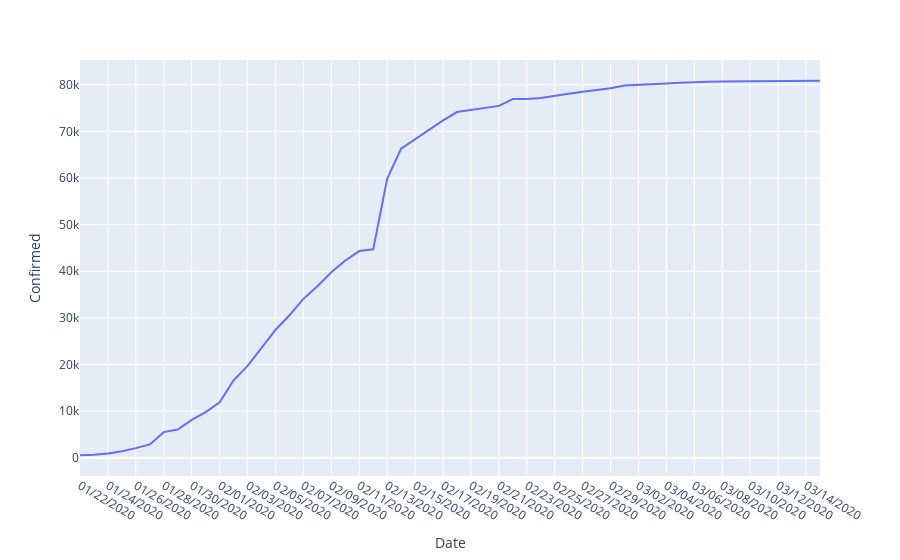

Notebook code cell kept with this figure:
### Code cell
# Total confirmed cases in China over time
# Quarantine measure were enacted in late January, which slowed growth, except for a sharp uptick around 2/13
# 2/13 uptick represents clinical diagnosis being treated on equal footing with lab testing

fig = px.line(China_df, x='Date', y='Confirmed')
fig.show()

### Figure 1 — Plotly figure (JSON) as saved in the notebook; plotly's stock layout.template omitted (floating-point values rounded to 4 significant figures)
{"data": [{"hoverlabel": {"namelength": 0}, "hovertemplate": "Date=%{x}<br>Confirmed=%{y}", "legendgroup": "", "line": {"color": "#636efa", "dash": "solid"}, "mode": "lines", "name": "", "showlegend": false, "type": "scatter", "x": ["01/22/2020", "01/23/2020", "01/24/2020", "01/25/2020", "01/26/2020", "01/27/2020", "01/28/2020", "01/29/2020", "01/30/2020", "01/31/2020", "02/01/2020", "02/02/2020", "02/03/2020", "02/04/2020", "02/05/2020", "02/06/2020", "02/07/2020", "02/08/2020", "02/09/2020", "02/10/2020", "02/11/2020", "02/12/2020", "02/13/2020", "02/14/2020", "02/15/2020", "02/16/2020", "02/17/2020", "02/18/2020", "02/19/2020", "02/20/2020", "02/21/2020", "02/22/2020", "02/23/2020", "02/24/2020", "02/25/2020", "02/26/2020", "02/27/2020", "02/28/2020", "02/29/2020", "03/01/2020", "03/02/2020", "03/03/2020", "03/04/2020", "03/05/2020", "03/06/2020", "03/07/2020", "03/08/2020", "03/09/2020", "03/10/2020", "03/11/2020", "03/12/2020", "03/13/2020", "03/14/2020", "03/15/2020"], "xaxis": "x", "y": [547, 639, 916, 1399, 2062, 2863, 5494, 6070, 8124, 9783, 11871, 16607, 19693, 23680, 27409, 30553, 34075, 36778, 39790, 42306, 44327, 44699, 59832, 66292, 68347, 70446, 72364, 74139, 74546, 74999, 75472, 76922, 76938, 77152, 77660, 78065, 78498, 78824, 79251, 79826, 80026, 80151, 80271, 80422, 80573, 80652, 80699, 80735, 80757, 80785, 80793, 80801, 80827, 80848], "yaxis": "y"}], "layout": {"legend": {"tracegroupgap": 0}, "margin": {"t": 60}, "xaxis": {"anchor": "y", "domain": [0, 1], "title": {"text": "Date"}}, "yaxis": {"anchor": "x", "domain": [0, 1], "title": {"text": "Confirmed"}}}}
